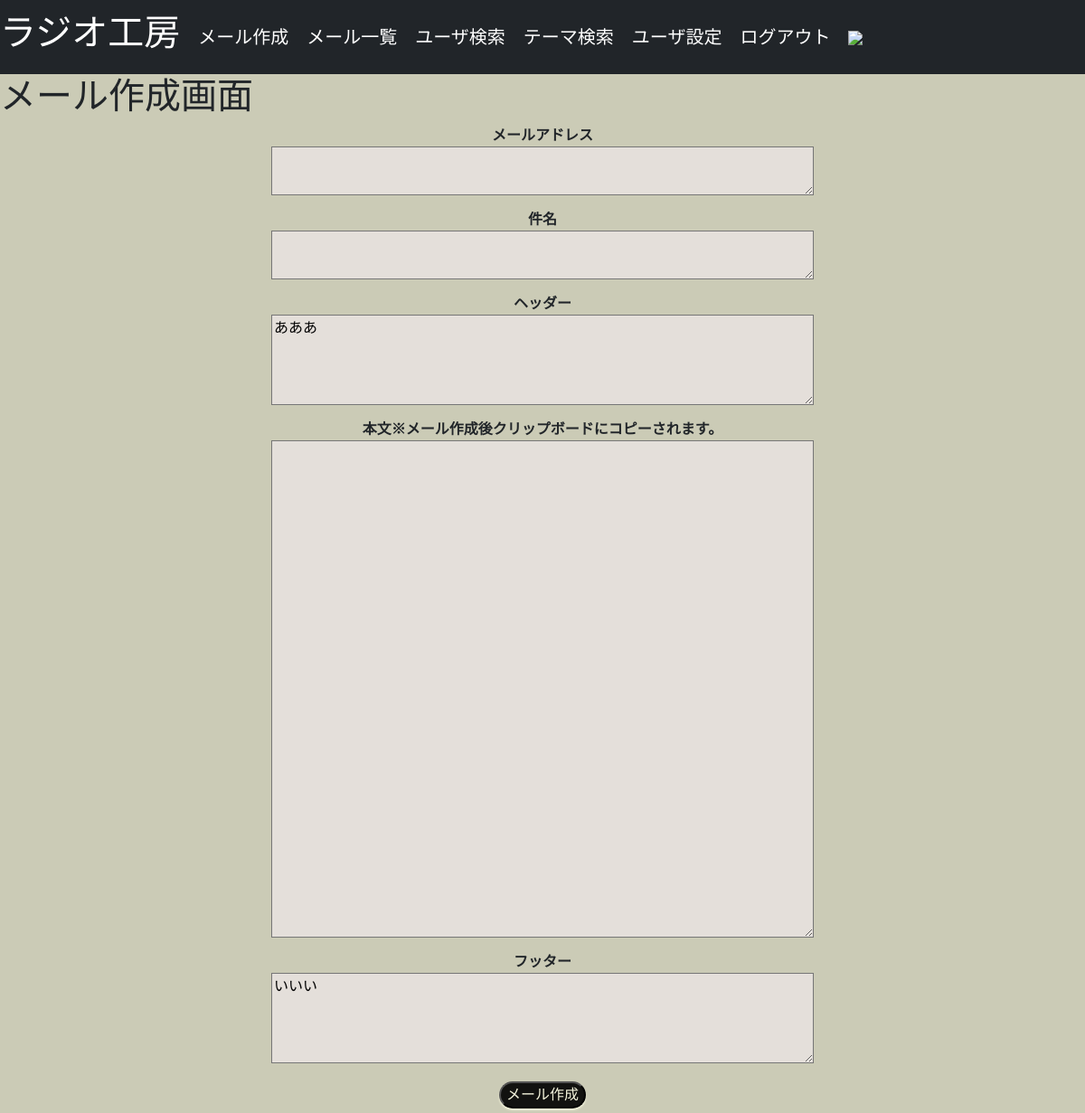
The app's page /mail (signed in), older data.
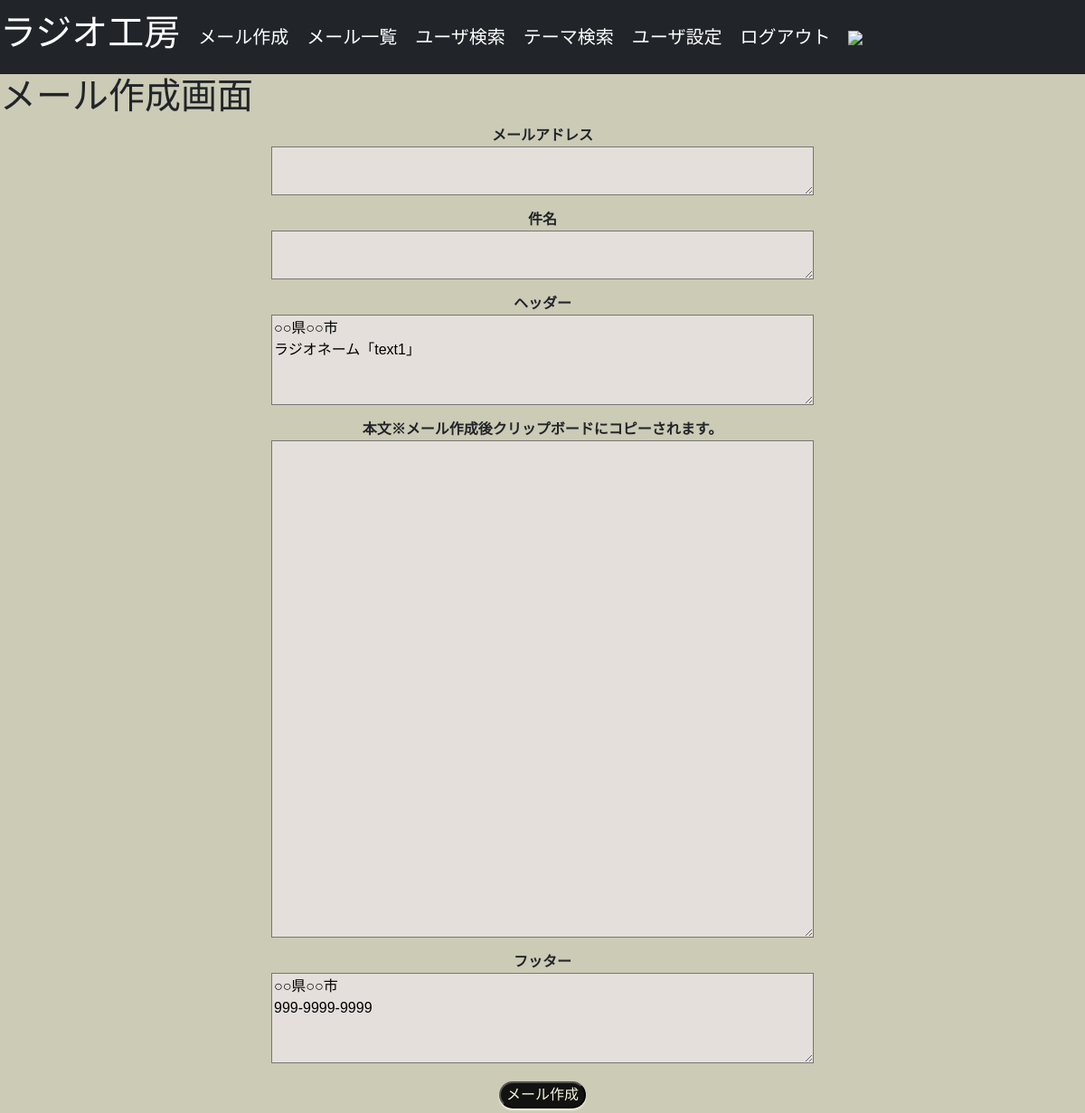
The same page, newer data.
### flaskr/models.py (models this page shows, shortened)
class User(UserMixin, db.Model):
    __tablename__ = 'users'
    id = db.Column(db.Integer, primary_key=True)
    username = db.Column(db.String(64), index=True)
    email = db.Column(db.String(64), unique=True, index=True)
    password = db.Column(
        db.String(128),
        default=generate_password_hash('snsflaskapp')
    )
    picture_path = db.Column(db.Text, default='no_image/no_image.jpg')
    header = db.Column(db.String(300), index=True, nullable=True)
    footer = db.Column(db.String(300), index=True, nullable=True)
    is_active = db.Column(db.Boolean, unique=False, default=False)
    create_at = db.Column(db.DateTime, default=datetime.now)
    update_at = db.Column(db.DateTime, default=datetime.now)
    @classmethod
    def select_user_by_id(cls, id):
        return cls.query.get(id)

### flaskr/views.py (the view, shortened to what this page needs)
@bp.route('/mail', methods=['GET', 'POST'])
def mail1():
    form = MailForm(request.form)
    if request.method == 'GET' :
        if current_user.is_authenticated:
            user = User.select_user_by_id(current_user.get_id())
            form.header.data = user.header
            form.footer.data = user.footer
    return render_template('mail.html', form = form )

### flaskr/forms.py
class MailForm(Form):
    to_email = TextAreaField('メールアドレス')
    mail_topic = TextAreaField('件名')
    header = TextAreaField('ヘッダー')
    mail_message = TextAreaField('本文※メール作成後クリップボードにコピーされます。')
    footer = TextAreaField('フッター')
    submit = SubmitField('メール作成')

### flaskr/models.py (called while the page is built)
@login_manager.user_loader
def load_user(user_id):
    return User.query.get(user_id)

### flaskr/templates/mail.html (shortened to what this page needs)
{% from "_formhelpers.html" import render_field %}
{% extends "base.html" %}
{% block content %}
<h1>メール作成画面</h1>
<div class="row">
    <form class="mail" method="POST">
    {{ render_field(form.to_email) }}
    {{ render_field(form.mail_topic) }}
    {% if current_user.is_authenticated %}
    {{ render_field(form.header) }}
    {% endif %}
    {{ render_field(form.mail_message) }}
    {% if current_user.is_authenticated %}
    {{ render_field(form.footer) }}
    {% endif %}
    {{ form.submit }}
    </form>
</div>
{% endblock %}

### flaskr/templates/_formhelpers.html (shortened to what this page needs)
{% macro render_field(field) %}
<dt>
    {{ field.label}}
        <dd>
            {{ field(**kwargs) | safe }}
        </dd>
</dt>
{% endmacro %}

Row changes from the older to the newer data that the page shows:
changed User: header "あああ" → "○○県○○市 ラジオネーム「text1」"; footer "いいい" → "○○県○○市 999-9999-9999"
